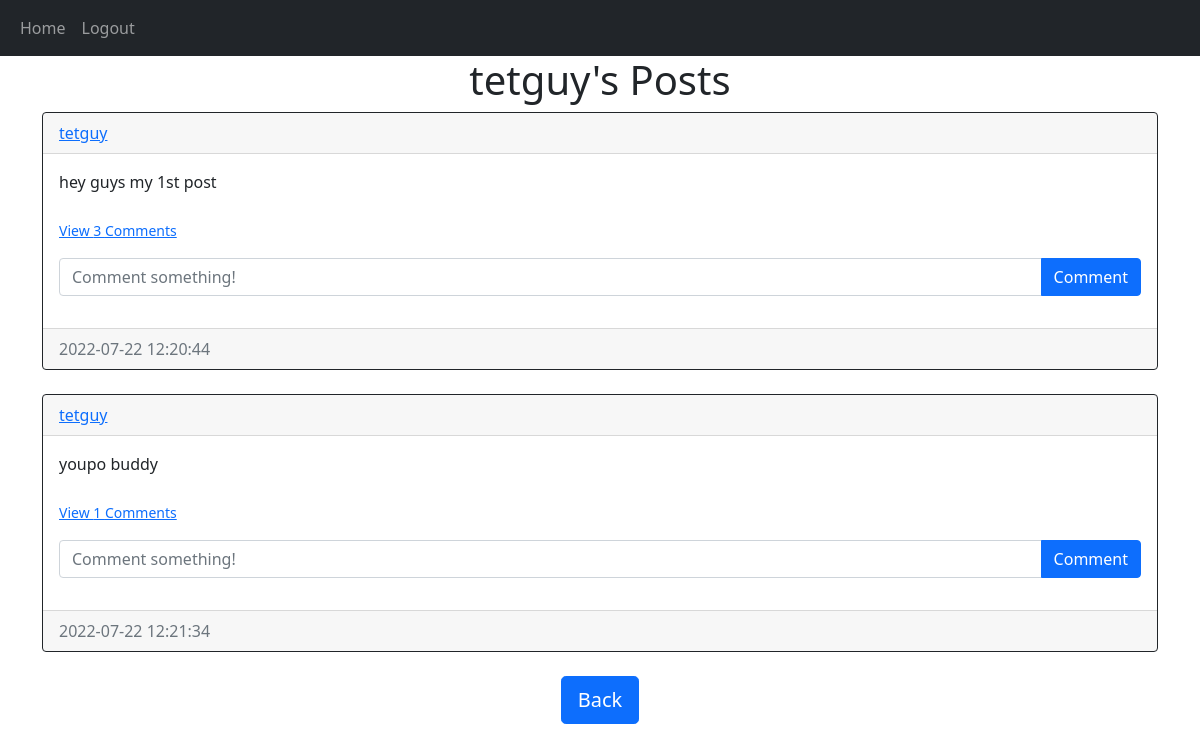
The app's page /posts/tetguy (signed in) with its own data.
### website/models.py (models this page shows)
class User(db.Model, UserMixin):
    id = db.Column(db.Integer, primary_key = True)
    email =db.Column(db.String(150), unique=True)
    username = db.Column(db.String(150), unique=True)
    password = db.Column(db.String(150))
    date_created = db.Column(db.DateTime(timezone=True), default=func.now())
    posts = db.relationship('Post', backref='user', passive_deletes=True)
    comments= db.relationship('Comment', backref='user', passive_deletes=True)

class Post(db.Model):
    id= db.Column(db.Integer, primary_key=True)
    text= db.Column(db.Text, nullable= False)
    date_created = db.Column(db.DateTime(timezone=True), default=func.now())
    author = db.Column(db.Integer, db.ForeignKey('user.id', ondelete='CASCADE'), nullable=False)
    comments = db.relationship('Comment', backref='post', passive_deletes=True)

### website/views.py (the view)
@views.route("/posts/<username>")
@login_required
def posts(username):
    user = User.query.filter_by(username=username).first()
    if not user:
        flash('No user with that username exists.', category='error')
        return redirect(url_for('views.home'))
    posts = user.posts
    return render_template("posts.html", user=current_user, posts=posts, username=username)

### website/__init__.py (called while the page is built)
def create_app():
    app = Flask(__name__)
    app.config['SECRET_KEY'] = "helloworld"
    app.config['SQLALCHEMY_DATABASE_URI'] = f'sqlite:///{DB_NAME}'
    db.init_app(app)
    from .views import views
    from .auth import auth
    app.register_blueprint(views, url_prefix="/")
    app.register_blueprint(auth, url_prefix="/")
    from .models import User, Post, Comment
    create_database(app)
    login_manager = LoginManager()
    login_manager.login_view = "auth.login"
    login_manager.init_app(app)
    @login_manager.user_loader
    def load_user(id):
        return User.query.get(int(id))
    return app

### website/templates/posts.html (shortened to what this page needs)
{% extends 'posts_div.html' %}
{% block header %}
{{username}}'s Posts</h1>
{% endblock %}
{% block footer %}
<div align="center">
    <a href="/home">
        <button type="button" class="btn btn-primary btn-lg">
            Back
        </button></a>
  </div>
{% endblock %}

### website/templates/posts_div.html (shortened to what this page needs)
{% extends 'base.html' %} {% block title %}Home{% endblock %} {% block content
%}
<h1 align="center">{% block header %}Posts{% endblock %}</h1>
<div id="posts">
  {% for post in posts %}
  <div class="card border-dark">
    <div class="card-header d-flex justify-content-between align-items-center">
      <a href="/posts/{{post.user.username}}">{{post.user.username}}</a>
    </div>
    <div class="card-body">
      <div class="card-text">{{post.text}}</div>
      <br />
      <p class="card-text">
        {% if post.comments|length > 0 %}
        <a data-bs-toggle="collapse" href="#comments-{{post.id}}" role="button">
          <small>View {{post.comments|length}} Comments</small>
        </a>
        {% else %}
        <small class="text-muted">No Comments</small>
        {% endif %}
      </p>
      <form
        class="input-group mb-3"
        method="POST"
        action="/create-comment/{{post.id}}"
      >
        <input
          type="text"
          id="text"
          name="text"
          class="form-control"
          placeholder="Comment something!"
        />
        <button class="btn btn-primary" type="submit">Comment</button>
      </form>
    </div>
    <div class="card-footer text-muted">{{post.date_created}}</div>
  </div>
  <br />
  {% endfor %}
</div>
{% block footer %}{% endblock %} {% endblock %}

### records on screen
User: username "tetguy"
Post: user.username "tetguy", text "hey guys my 1st post", comments|length "3", date_created "2022-07-22 12:20:44"
Post: user.username "tetguy", text "youpo buddy", comments|length "1", date_created "2022-07-22 12:21:34"
